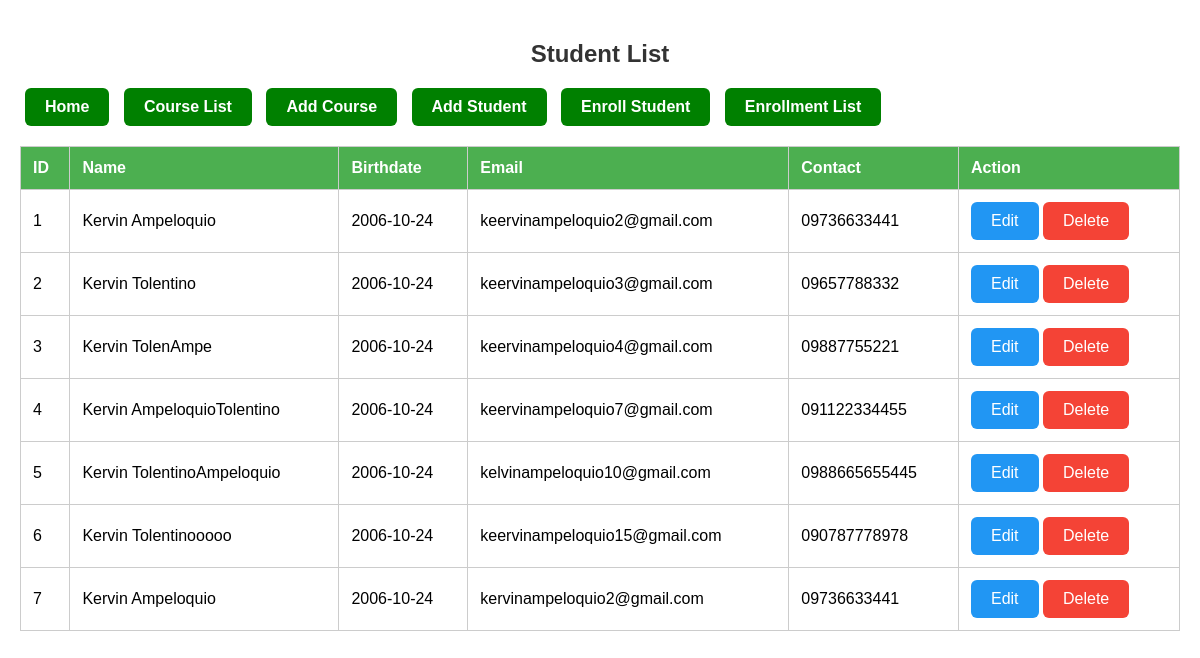
Page /student_system/index.php on the committed database.
### tables this page shows
CREATE TABLE `students` (
  `student_id` int(11) NOT NULL AUTO_INCREMENT,
  `first_name` varchar(50) DEFAULT NULL,
  `last_name` varchar(50) DEFAULT NULL,
  `birthdate` date DEFAULT NULL,
  `email` varchar(100) DEFAULT NULL,
  `contact_number` varchar(20) DEFAULT NULL,
  PRIMARY KEY (`student_id`)
);

### student_system/index.php (the view, shortened to what this page needs)
<?php include "db.php"; ?>
<!DOCTYPE html>
<html>
<head>
    <link rel="stylesheet" href="styles.css">
</head>
<body>
<h2>Student List</h2>
<a href="index.php" class="nav-btn">Home</a>
<a href="courses.php" class="nav-btn">Course List</a>
<a href="add_course.php" class="nav-btn">Add Course</a>
<a href="add_student.php" class="nav-btn">Add Student</a>
<a href="enroll_student.php" class="nav-btn">Enroll Student</a>
<a href="enrollment_list.php" class="nav-btn">Enrollment List</a>
<table border="1">
<tr>
    <th>ID</th><th>Name</th><th>Birthdate</th>
    <th>Email</th><th>Contact</th><th>Action</th>
</tr>
<?php
$result = $conn->query("SELECT * FROM students");
while($row = $result->fetch_assoc()):
?>
<tr>
    <td><?= $row['student_id'] ?></td>
    <td><?= $row['first_name'] . " " . $row['last_name'] ?></td>
    <td><?= $row['birthdate'] ?></td>
    <td><?= $row['email'] ?></td>
    <td><?= $row['contact_number'] ?></td>
    <td>
        <a href="edit_student.php?id=<?= $row['student_id'] ?>">Edit</a>
        <a href="delete_student.php?id=<?= $row['student_id'] ?>" onclick="returnconfirmDelete()">Delete</a>
    </td>
</tr>
<?php endwhile; ?>
</table>
</body>
</html>

### student_system/styles.css (style rules this page uses)
body { font-family: Arial, sans-serif; background: white; margin: 0; padding: 20px; }
h2 { color: #333; text-align: center; }
table { width: 100%; border-collapse: collapse; margin-top: 20px; background: white; }
th, td { padding: 12px; border: 1px solid #ccc; text-align: left; }
th { background: #4CAF50; color: white; }
a[href*="edit_student"] { background: #2196F3; color: white; }
a[href*="delete_student"] { background: #f44336; color: white; }
a { padding: 10px 20px; border-radius: 6px; text-decoration: none; display: inline-block; }
a.nav-btn { background: green !important; color: white !important; padding: 10px 20px; border-radius: 6px; display: inline-block; font-weight: bold; text-decoration: none; margin: 0 5px; }

### rows in the picture
students: student_id "1", first_name "Kervin", last_name "Ampeloquio", birthdate "2006-10-24", email "keervinampeloquio2@gmail.com", contact_number "09736633441"
students: student_id "2", first_name "Kervin", last_name "Tolentino", birthdate "2006-10-24", email "keervinampeloquio3@gmail.com", contact_number "09657788332"
students: student_id "3", first_name "Kervin", last_name "TolenAmpe", birthdate "2006-10-24", email "keervinampeloquio4@gmail.com", contact_number "09887755221"
students: student_id "4", first_name "Kervin", last_name "AmpeloquioTolentino", birthdate "2006-10-24", email "keervinampeloquio7@gmail.com", contact_number "091122334455"
students: student_id "5", first_name "Kervin", last_name "TolentinoAmpeloquio", birthdate "2006-10-24", email "kelvinampeloquio10@gmail.com", contact_number "0988665655445"
students: student_id "6", first_name "Kervin", last_name "Tolentinooooo", birthdate "2006-10-24", email "keervinampeloquio15@gmail.com", contact_number "090787778978"
students: student_id "7", first_name "Kervin", last_name "Ampeloquio", birthdate "2006-10-24", email "kervinampeloquio2@gmail.com", contact_number "09736633441"
